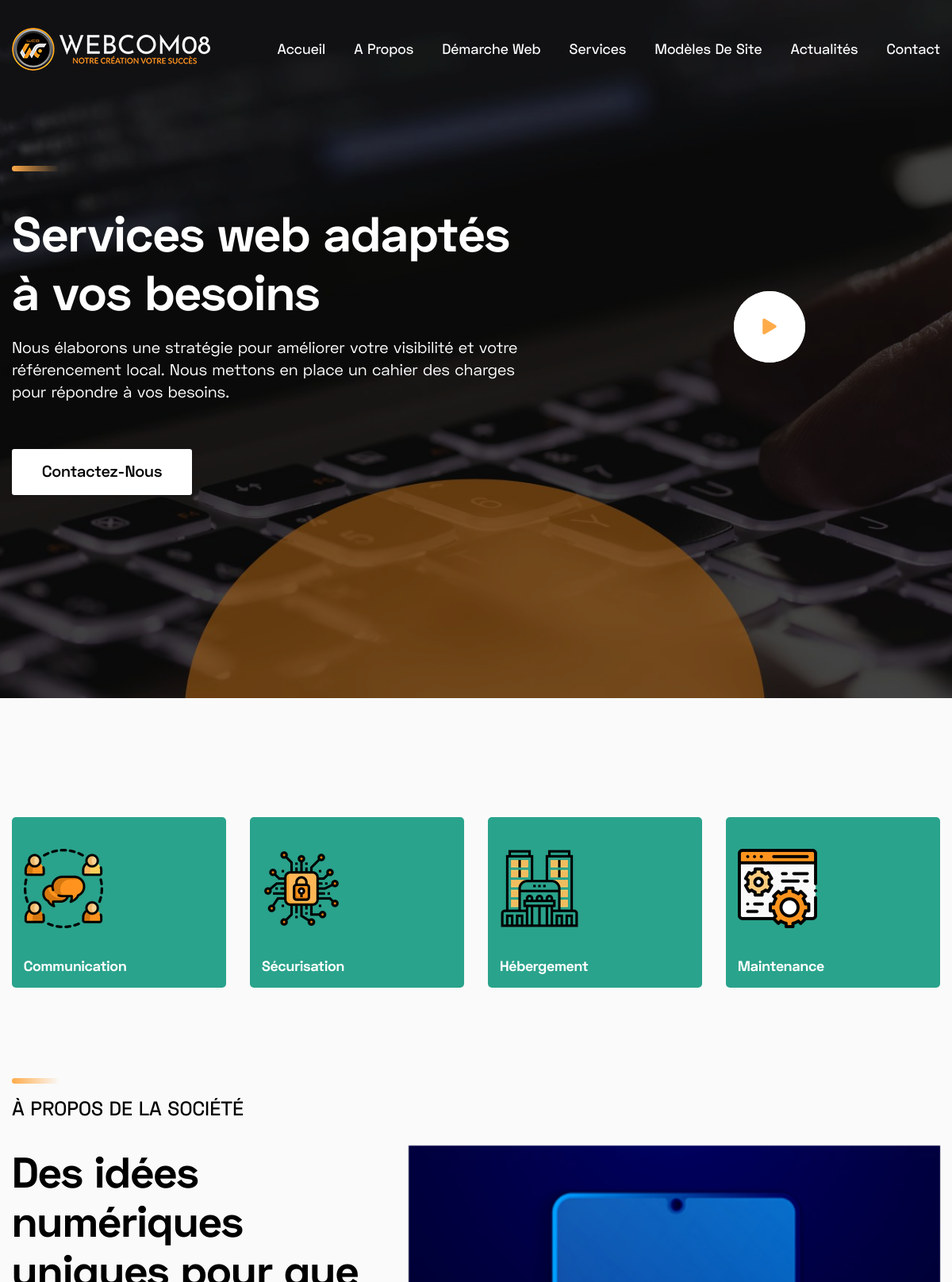
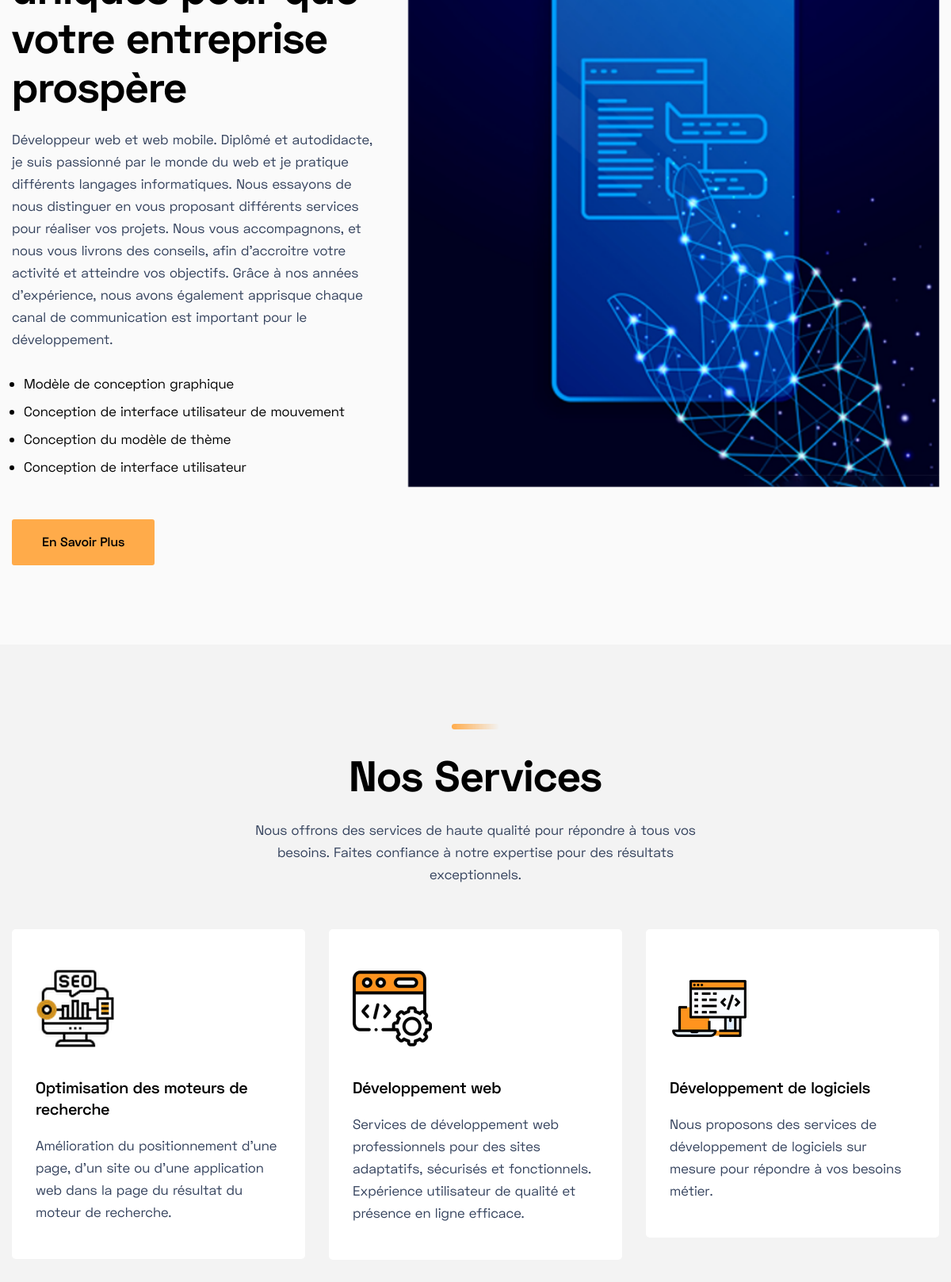
The page / (upper part) on the database its author committed (2 pictures, top to bottom).
### homepage/models.py (models this page shows, shortened)
class SiteSetting(models.Model):
    STATUS = (
        ('True', 'True'),
        ('False', 'False'),
    )
    title = models.CharField(max_length=200)
    meta_keyword = models.CharField(max_length=200)
    meta_description = models.TextField()
    address = models.CharField(max_length=200)
    phone = models.IntegerField()
    email = models.EmailField(blank=True, null=True, max_length=50)
    logo = models.ImageField(blank=True, null=True, upload_to='icon/')
    favicon = models.ImageField(blank=True, null=True, upload_to='icon/')
    facebook = models.URLField(blank=True, max_length=500)
    discord = models.URLField(blank=True, max_length=500)
    youtube = models.URLField(blank=True, max_length=500)
    contact = models.TextField()
    status = models.CharField(max_length=50, choices=STATUS)
    created_at = models.DateTimeField(auto_now_add=True)
    updated_at = models.DateTimeField(auto_now=True)

class Slider(models.Model):
    id = models.AutoField(primary_key=True)
    title = models.CharField(max_length=200)
    short_description = models.TextField()
    slider_image = models.ImageField(blank=True, null=True, upload_to='home-slider/')
    video_url = models.URLField(blank=True, max_length=300)

### services/models.py (models this page shows, shortened)
class Service(models.Model):
    ser_id = models.AutoField(primary_key=True)
    service_title = models.CharField(max_length=200)
    description = models.TextField()
    icon = ProcessedImageField(upload_to='service/',
                                   processors=[ResizeToFill(100, 100)],
                                   format='PNG',
                                   options={'quality':80})
    add_date = models.DateTimeField(auto_now_add=True, null=True)
    class Meta:
        verbose_name_plural = "Our Services"

### about/models.py (models this page shows, shortened)
class AboutContentOne(models.Model):
    content_id = models.AutoField(primary_key=True)
    heading = models.CharField(max_length=100)
    sub_heading = models.CharField(max_length=100)
    content = models.TextField()
    image = models.ImageField(blank=True, null=True, upload_to='about/')
    add_date = models.DateTimeField(auto_now_add=True, null=True)
    class Meta:
        verbose_name_plural = "About Section One"

### homepage/views.py (the view)
# urls.py: 2. Add a URL to urlpatterns:  path('', views.home, name='home')
def home(request):
    settings = SiteSetting.objects.all()
    h_slider = Slider.objects.all().order_by('-id')[:1]
    aboutone = AboutContentOne.objects.all().order_by('-content_id')[:1]
    portfolio = Portfolios.objects.all()
    testimonial = Testimonial.objects.all()
    abouttwo = AboutContentTwo.objects.all().order_by('-content_id')[:1]
    hscript = HeaderScript.objects.all().order_by('-s_id')[:1]
    fscript = FooterScript.objects.all().order_by('-s_id')[:1]
    homeblogs = BlogPost.objects.all().order_by('-add_date')[:3]
    team = TeamMember.objects.all()
    service= Service.objects.all().order_by('-ser_id')[:4]
    hservice= Service.objects.all().order_by('ser_id')[:6]
    context={'settings':settings,
             'h_slider':h_slider,
             'aboutone':aboutone,
             'portfolio':portfolio,
             'testimonial':testimonial,
             'abouttwo':abouttwo,
             'homeblogs':homeblogs,
             'team':team,
             'service':service,
             'hservice':hservice,
             'hscript':hscript,
             'fscript':fscript,
             }
    return render(request, 'index.html', context)

### homepage/templates/index.html (shortened to what this page needs)
{% extends 'base.html' %}
{% load static %}
{% block homepage %}
    {% for h_slider in h_slider %}
    <section class="hero-area" >
        <div class="section__bg" style="background-image: url('{{h_slider.slider_image.url}}');"></div>
        <div class="container">
            <div class="row align-items-center">
                <div class="col-lg-7">
                    <div class="hero-content">
                        <img src="{% static 'images/hero-line.png' %}" alt="hero line sjidj">
                        <h1 class="title animated wow fadeInLeft" data-wow-duration="3000ms" data-wow-delay="0ms">{{h_slider.title}}</h1>
                        <span class="animated wow fadeInLeft" data-wow-duration="3000ms" data-wow-delay="300ms">{{h_slider.short_description}}</span>
                        <a class="main-btn main-btn-2 animated wow fadeInDown" data-wow-duration="3000ms" data-wow-delay="600ms" href="{% url 'contact' %}">Contactez-Nous</a>
                    </div>
                </div>
                <div class="col-lg-5">
                    <div class="hero-play">
                        <a class="video-popup" href="{{h_slider.video_url}}"><i class="fas fa-play"></i></a>
                    </div>
            </div>
        </div>
        {% endfor %}
    </section>
    <section class="sub-item-area">
        <div class="container">
            <div class="row justify-content-center">
                {% for service in service %}
                <div class="col-lg-3 col-md-6 col-sm-8">
                    <div class="sub-item">
                        <div class="icon">
                            <img src="{{service.icon.url}}" alt="{{service.service_title}}">
                        </div>
                        <h3 class="title">{{service.service_title}}</h3>
                    </div>
                </div>
                {% endfor %}
                </div>
            </div>
    </section>
    <section class="about-us-area pb-100">
        {% for aboutone in aboutone %}
        <div class="container">
            <div class="row align-items-center">
                <div class="col-lg-5">
                    <div class="about-content">
                        <img src="{% static 'images/hero-line.png' %}" alt="hero line about section gd">
                        <span>{{aboutone.sub_heading}}</span>
                        <h3 class="title">{{aboutone.heading}} </h3>
                        <p>{{aboutone.content|safe}}</p>
                        <a class="main-btn" href="{% url 'about' %}">En Savoir Plus</a>
                    </div>
                </div>
                <div class="col-lg-7">
                    <div class="about-thumb animated wow fadeInRight" data-wow-duration="3000ms" data-wow-delay="0ms">
                        <img src="{{aboutone.image.url}}" alt="{{aboutone.heading}}">
                    </div>
                </div>
            </div>
        </div>
        {% endfor %}
    </section>
    <section class="service-area pb-20">
        <div class="container">
            <div class="row justify-content-center">
                <div class="col-lg-6 col-md-9">
                    <div class="section-title text-center">
                        <img src="{% static 'images/hero-line.png' %}" alt="hero-liness">
                        <h3 class="title">Nos Services</h3>
                        <p>Nous offrons des services de haute qualité pour répondre à tous vos besoins. Faites confiance à notre expertise pour des résultats exceptionnels.</p>
                    </div>
                </div>
            </div>
            <div class="row justify-content-center">
                {% for hservice in hservice %}
                <div class="col-lg-4 col-md-6 col-sm-8">
                    <div class="service-item mt-30 animated wow fadeInUp" data-wow-duration="1000ms" data-wow-delay="0ms">
                        <div class="icon">
                            <img src="{{hservice.icon.url}}" alt="{{hservice.service_title}}">
                        </div>
                        <h3 class="title">{{hservice.service_title}}</h3>
                        <p>{{hservice.description}}</p>
                    </div>
                </div>
                {% endfor %}
            </div>
        </div>
    </section>
    {% endblock  %}

### homepage/templates/base.html (shortened to what this page needs)
{% load static %}
{% for settings in settings %}
<!doctype html>
<html lang="en">
<head>
    <link rel="stylesheet" href="{% static 'css/bootstrap.min.css' %}">
    <link rel="stylesheet" href="{% static 'css/bootstrap.min.css' %}">
    <link rel="stylesheet" href="{% static 'css/font-awesome.min.css' %}">
    <link rel="stylesheet" href="{% static 'css/magnific-popup.css' %}">
    <link rel="stylesheet" href="{% static 'css/animate.min.css' %}">
    <link rel="stylesheet" href="{% static 'css/slick.css' %}">
    <link rel="stylesheet" href="{% static 'css/default.css' %}">
    <link rel="stylesheet" href="{% static 'css/style.css' %}">
    <link rel="stylesheet" href="{% static 'css/gallery.css' %}">
    <link href="https://getbootstrap.com/docs/5.2/assets/css/docs.css" rel="stylesheet">
</head>
<body>
    <header class="header-area">
        <div class="header-nav">
            <div class="container">
                <div class="row">
                    <div class="col-lg-12">
                        <div class="navigation">
                            <nav class="navbar navbar-expand-lg navbar-light ">
                                <a class="navbar-brand" width="107" height="90" href="{% url 'home' %}"><img src="{{settings.logo.url}}" alt="{{settings.title}} one"></a>
                                <div class="collapse navbar-collapse sub-menu-bar" id="navbarSupportedContent">
                                    <ul class="navbar-nav ml-auto">
                                        <li class="nav-item active">
                                            <a class="nav-link" href="{% url 'home' %}">Accueil</a>
                                        </li>
                                        <li class="nav-item">
                                            <a class="nav-link" href="{% url 'about' %}">A propos</a>
                                        </li>
                                        <li class="nav-item">
                                            <a class="nav-link" href="{% url 'webapproach' %}">Démarche Web</a>
                                        </li>
                                        <li class="nav-item">
                                            <a class="nav-link" href="{% url 'service' %}">Services</a>
                                        </li>
                                        <li class="nav-item">
                                            <a class="nav-link" href="{% url 'portfolio' %}">Modèles de Site</a>
                                        </li>
                                        <li class="nav-item">
                                            <a class="nav-link" href="{% url 'blog' %}">Actualités</a>
                                        </li>
                                        <li class="nav-item">
                                            <a class="nav-link" href="{% url 'contact' %}">Contact</a>
                                        </li>
                                    </ul>
                                </div>
                            </nav>
                        </div>
                    </div>
                </div>
            </div>
        </div>
    </header>
{% block homepage %}
{% endblock homepage %}
    {% endfor %}
</body>
</html>

### static/css/default.css (style rules this page uses)
.mt-30 { margin-top: 30px; }
.pb-20 { padding-bottom: 20px; }
.pb-100 { padding-bottom: 100px; }

### rows shown on the page
SiteSetting: logo (picture)
Slider: slider_image (picture), title "Services web adaptés à vos besoins", short_description "Nous élaborons une stratégie pour améliorer votre visibilité et votre référencement local. Nous mettons en place un cahier des charges pour répondre à vos besoins."
Service: icon (picture), service_title "Communication"
Service: icon (picture), service_title "Sécurisation"
Service: icon (picture), service_title "Hébergement"
Service: icon (picture), service_title "Maintenance"
AboutContentOne: sub_heading "À PROPOS DE LA SOCIÉTÉ", heading "Des idées numériques uniques pour que votre entreprise prospère", content "Développeur web et web mobile. Diplômé et autodidacte, je suis passionné par le monde du web et je pratique différents langages informatiques. Nous essayons de nous distinguer en vous proposant différents services pour réaliser vos projets. Nous vous accompagnons, et nous vous livrons des conseils, afin d’accroitre votre activité et atteindre vos objectifs. Grâce à nos années d'expérience, nous avons également apprisque chaque canal de communication est important pour le développement. Modèle de conception graphique Conception de interface utilisateur de mouvement Conception du modèle de thème Conception de interface utilisateur", image (picture)
Service: icon (picture), service_title "Optimisation des moteurs de recherche", description "Amélioration du positionnement d’une page, d’un site ou d’une application web dans la page du résultat du moteur de recherche."
Service: icon (picture), service_title "Développement web", description "Services de développement web professionnels pour des sites adaptatifs, sécurisés et fonctionnels. Expérience utilisateur de qualité et présence en ligne efficace."
Service: icon (picture), service_title "Développement de logiciels", description "Nous proposons des services de développement de logiciels sur mesure pour répondre à vos besoins métier."
